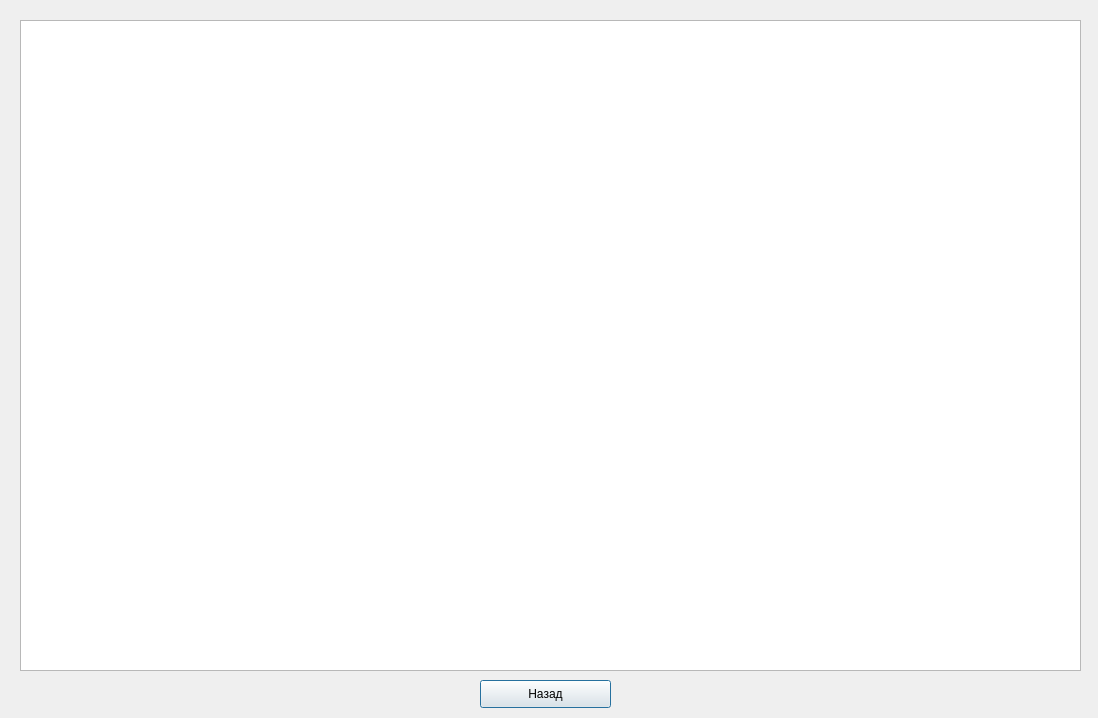
<?xml version="1.0" encoding="UTF-8"?>
<ui version="4.0">
 <class>Help</class>
 <widget class="QDialog" name="Help">
  <property name="geometry">
   <rect>
    <x>0</x>
    <y>0</y>
    <width>1098</width>
    <height>718</height>
   </rect>
  </property>
  <property name="windowTitle">
   <string>Помощь</string>
  </property>
  <property name="windowIcon">
   <iconset resource="resource.qrc">
    <normaloff>:/rec/img/help.png</normaloff>:/rec/img/help.png</iconset>
  </property>
  <widget class="QPushButton" name="pushButton">
   <property name="geometry">
    <rect>
     <x>480</x>
     <y>680</y>
     <width>131</width>
     <height>28</height>
    </rect>
   </property>
   <property name="text">
    <string>Назад</string>
   </property>
  </widget>
  <widget class="QTextBrowser" name="textBrowser">
   <property name="geometry">
    <rect>
     <x>20</x>
     <y>20</y>
     <width>1061</width>
     <height>651</height>
    </rect>
   </property>
  </widget>
 </widget>
 <resources>
  <include location="resource.qrc"/>
 </resources>
 <connections/>
</ui>
